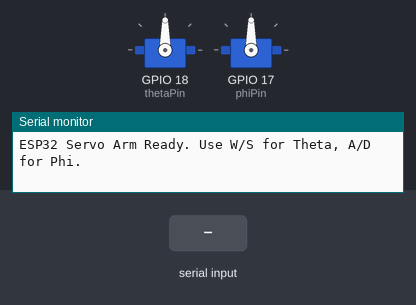
This sketch was run on a simulated ESP32. Parts: 2 × servo, the last lines printed to the serial monitor. The test bench sets the inputs (shaded band).

Above: at 1.2 s.
1.3 s: "w" received over Serial
At 2.5 s:
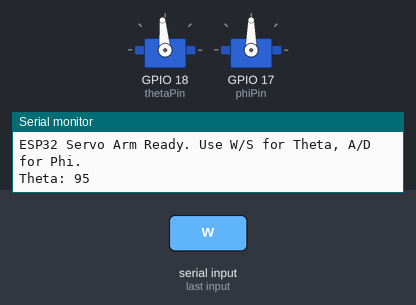
2.8 s: "W" received over Serial
At 3.8 s:
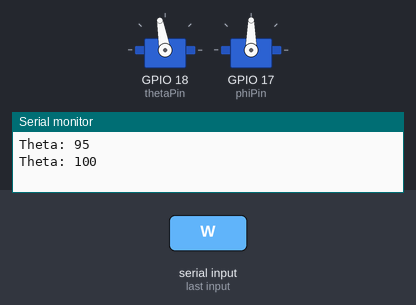
4.3 s: "a" received over Serial
At 4.9 s:
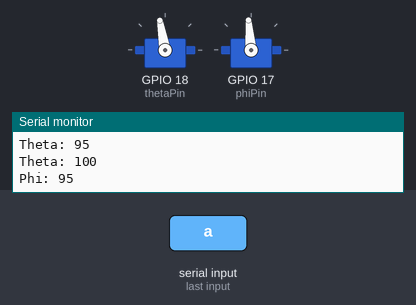
5.8 s: "A" received over Serial
At 6.1 s:
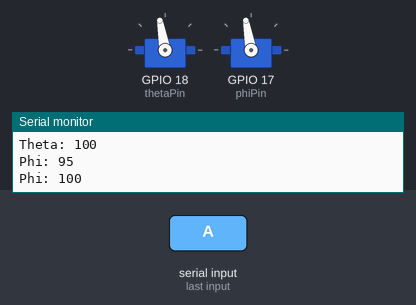
7.3 s: "s" received over Serial
At 8.4 s:
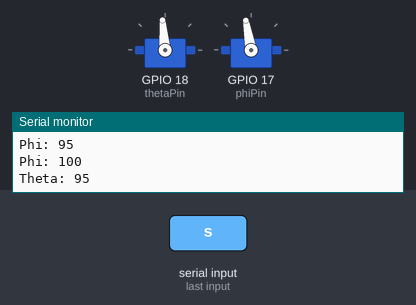
Timing chart, 0 to 9.8 s (numbered marks = the images above; inputs shaded):
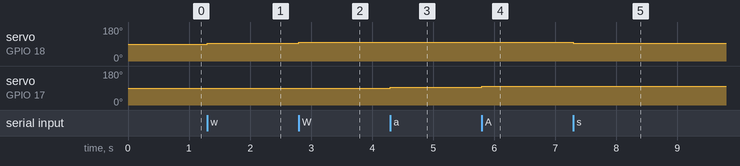

Measured:
- after the input at 1.3 s, servo on GPIO 18 (thetaPin): 90° → 95° at once
- after the input at 2.8 s, servo on GPIO 18 (thetaPin): 95° → 100° at once
- after the input at 4.3 s, servo on GPIO 17 (phiPin): 90° → 95° at once
- after the input at 5.8 s, servo on GPIO 17 (phiPin): 95° → 100° at once
- after the input at 7.3 s, servo on GPIO 18 (thetaPin): 100° → 95° at once

The sketch:

sketch_jul18a.ino
```cpp
#include <ESP32Servo.h>

// Create servo objects
Servo servoTheta;
Servo servoPhi;

// Define pins for the servos
const int thetaPin = 18;  // Base rotation
const int phiPin = 17;    // Arm elevation

// Angle variables
int thetaAngle = 90;
int phiAngle = 90;

// Servo movement settings
const int angleStep = 5;      // Step per input
const int minAngle = 0;       // Min servo angle
const int maxAngle = 180;     // Max servo angle

void setup() {
  Serial.begin(115200);

  // Allow all PWM channels
  ESP32PWM::allocateTimer(0);
  ESP32PWM::allocateTimer(1);
  ESP32PWM::allocateTimer(2);
  ESP32PWM::allocateTimer(3);

  // Attach the servos
  servoTheta.setPeriodHertz(50);  // Standard servo frequency
  servoPhi.setPeriodHertz(50);

  servoTheta.attach(thetaPin, 500, 2400);  // 0° = 500us, 180° = 2400us
  servoPhi.attach(phiPin, 500, 2400);

  // Move to initial positions
  servoTheta.write(thetaAngle);
  servoPhi.write(phiAngle);

  Serial.println("ESP32 Servo Arm Ready. Use W/S for Theta, A/D for Phi.");
}

void loop() {
  if (Serial.available()) {
    char input = Serial.read();

    switch (input) {
      case 'w':
      case 'W':
        thetaAngle = constrain(thetaAngle + angleStep, minAngle, maxAngle);
        Serial.print("Theta: ");
        Serial.println(thetaAngle);
        break;
      case 's':
      case 'S':
        thetaAngle = constrain(thetaAngle - angleStep, minAngle, maxAngle);
        Serial.print("Theta: ");
        Serial.println(thetaAngle);
        break;
      case 'a':
      case 'A':
        phiAngle = constrain(phiAngle + angleStep, minAngle, maxAngle);
        Serial.print("Phi: ");
        Serial.println(phiAngle);
        break;
      case 'd':
      case 'D':
        phiAngle = constrain(phiAngle - angleStep, minAngle, maxAngle);
        Serial.print("Phi: ");
        Serial.println(phiAngle);
        break;
      default:
        // Ignore other input
        break;
    }

    // Move servos to updated positions
    servoTheta.write(thetaAngle);
    servoPhi.write(phiAngle);
  }
}
```
